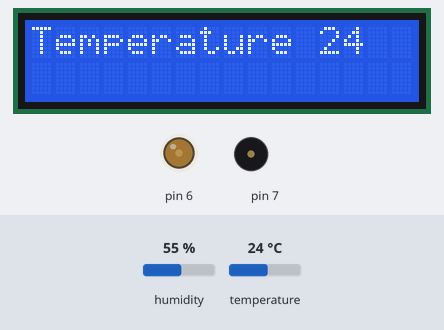
Bench run of a sketch on a simulated Arduino Uno, built with avr-gcc and run on an emulated ATmega328P. Parts: 16×2 character LCD, output pins drawn as LEDs (lit = HIGH), buzzer (waves = sounding). The inputs (shaded band) are chosen by the test bench; at power-on: temperature 24 °C, humidity 55 %. What the sketch prints to the serial monitor is not drawn.

Above: at 1.2 s.
1.3 s: temperature set to 29 °C
At 3.2 s:
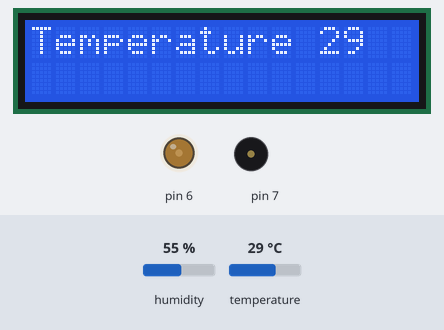
3.6 s: temperature set to 32 °C
At 6.5 s:
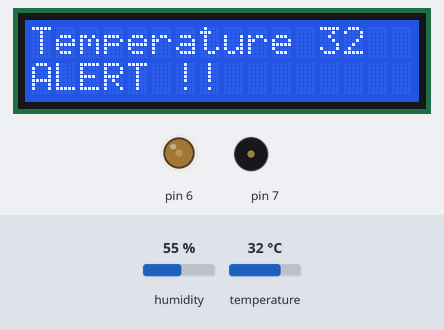
7.1 s: temperature set to 36 °C
At 9.7 s:
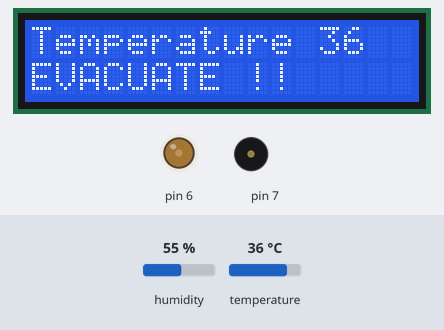
11.2 s: temperature set to 33 °C
At 13.4 s:
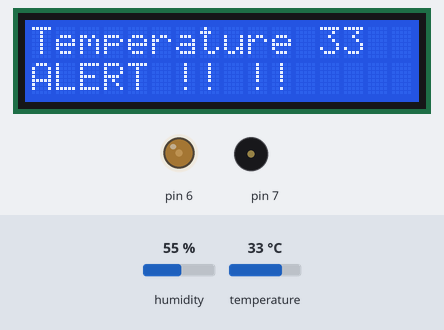
Timing chart, 0 to 16.3 s (numbered marks = the images above; inputs shaded):
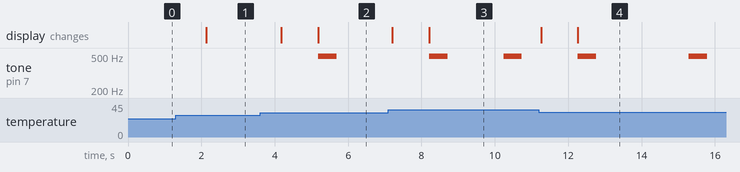

The sketch:

alarm.ino
```cpp
#include <SimpleDHT.h>
#include <LiquidCrystal.h>
int Contrast = 60;
LiquidCrystal lcd(5, 11, 8, 4, 3, 2);

int pinDHT11 = 12;
SimpleDHT11 dht11;
void setup()
{
  Serial.begin(9600);
  analogWrite(6, Contrast);
  lcd.begin(16, 2);
  lcd.setCursor(0,0);
  lcd.print(String("Temperature "));
}
void loop()
{
  byte temperature = 0;
  byte humidity = 0;
  dht11.read(pinDHT11, &temperature, &humidity, NULL);
  int temp = (int) temperature;

  lcd.setCursor(12,0);
  lcd.print(String(temp));
  Serial.println(temp);
  // Serial.print(" ");
  delay(1000);
  if(temp>=35)
  {
  t();
  }
  else
  {
  if(temp>30)
  {
   t1();
  }
  if(temp<30);
  {
  noTone(7);
  }
}
}
void t()
{
  lcd.setCursor(0, 1);
  lcd.print(String("EVACUATE !!"));
  tone(7, 494, 500);
  delay(1000);
}
void t1()
{
  lcd.setCursor(0, 1);
  lcd.print(String("ALERT !!"));
  tone(7, 494, 500);
  delay(2000);
}
```

Measured:
- the behaviour switches between 30 and 31 °C on temperature (found by bisection; images 1 and 2)
- the behaviour switches between 34 and 35 °C on temperature (found by bisection; images 2 and 3)
- after the input at 1.3 s, the display: changes after 0.84 s (image 1)
- after the input at 3.6 s, tone on pin 7: silent → 494 Hz after 1.6 s, → silent 0.50 s later; the display: first changes after 0.58 s (image 2 shows a later state)
- after the input at 7.1 s, the display: first changes after 0.11 s (image 3 shows a later state)
- after the input at 11.2 s, tone on pin 7: silent → 494 Hz after 4.1 s, → silent 0.50 s later; the display: first changes after 0.06 s (image 4 shows a later state)
